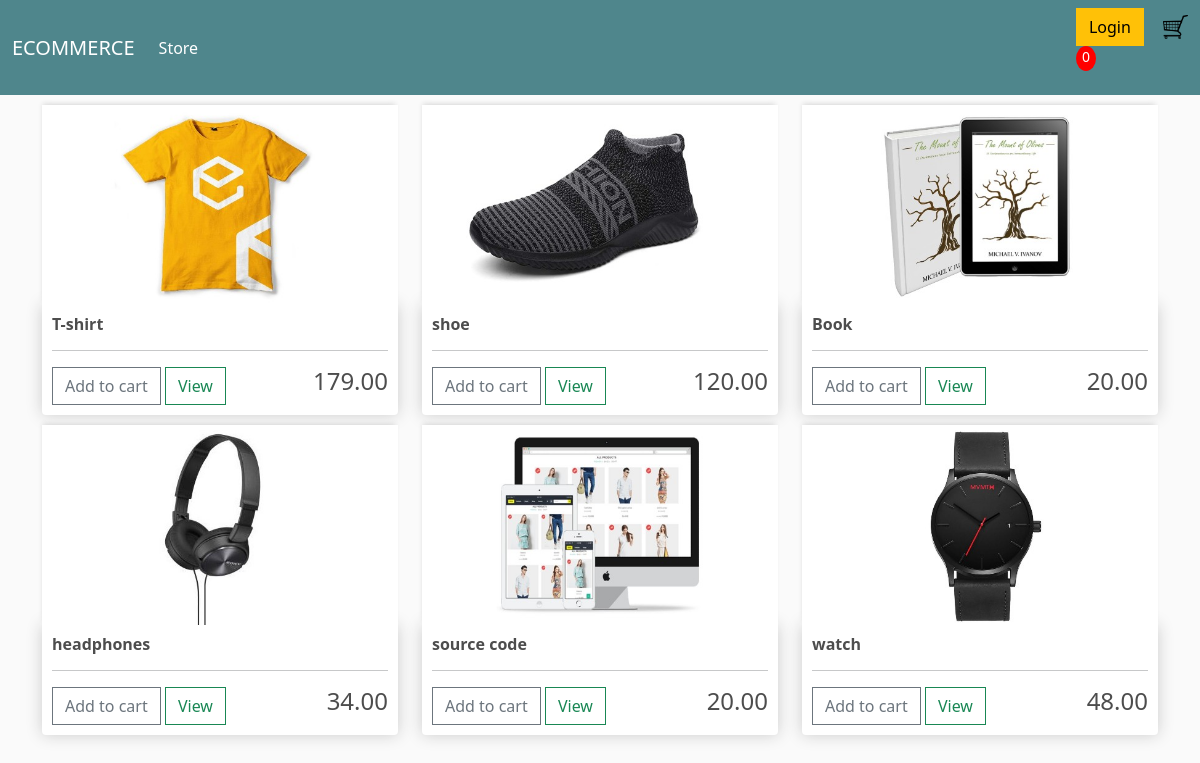
The page / on the database its author committed.
### store/models.py (models this page shows, shortened)
class Product(models.Model):
    name = models.CharField(max_length=200)
    price = models.FloatField()
    digital = models.BooleanField(default=False, null=True, blank=True)
    image = models.ImageField(null=True, blank=True)
    @property
    def imageURL(self):
         try:
              url = self.image.url
         except:
              url = ''
         return url

### store/views.py (the view)
# urls.py: path('', include('store.urls')),
def store(request):
    if request.user.is_authenticated:
        customer = request.user.customer
        order, created = Order.objects.get_or_create(customer=customer, complete=False)
        items = order.orderitem_set.all
        cartItems = order.get_cart_items
    else:
       cookieData = cookieCart(request)
       cartItems = cookieData['cartItems']
    products = Product.objects.all()
    context = {'products':products, 'cartItems': cartItems}
    return render(request, 'store/store.html', context)

### store/utils.py (called while the page is built, shortened)
def cookieCart(request):
	try:
		cart = json.loads(request.COOKIES['cart'])
	except:
		cart = {}
		print('CART:', cart)
	items = []
	order = {'get_cart_total':0, 'get_cart_items':0, 'shipping':False}
	cartItems = order['get_cart_items']
	return {'cartItems':cartItems ,'order':order, 'items':items}

### store/templates/store/store.html
{% extends 'store/main.html' %}
{% load static %}
{% block content %}
<div class="row">
    {% for product in products %}
    <div class="col-lg-4">
        <img class="thumbnail"  src={{product.imageURL}}>
        <div class="box-element product">
            <h6><strong>{{product.name}}</strong></h6>
            <hr>
            <button data-product="{{ product.id }}" data-action="add" class="btn btn-outline-secondary update-cart">Add to cart</button>
            <a  class="btn btn-outline-success" href="#">View</a>
            <h4 style="float: right">{{product.price|floatformat:2}}</h4>
        </div>
    </div>
    {% endfor %}
{% endblock content %}

### store/templates/store/main.html (shortened to what this page needs)
<!DOCTYPE html>
{% load static %}
<html>
<head>
    <link href="https://cdn.jsdelivr.net/npm/bootstrap@5.3.3/dist/css/bootstrap.min.css" rel="stylesheet">
    <link rel="stylesheet" type="text/css" href="{% static 'css/main.css' %}">
</head>
<body>
    <nav class="navbar navbar-expand-lg navbar-dark bg-dark">
        <div class="container-fluid">
            <a class="navbar-brand" href="{% url 'store' %}">ECOMMERCE</a>
            <div class="collapse navbar-collapse" id="navbarSupportedContent">
                <ul class="navbar-nav me-auto mb-2 mb-lg-0">
                    <li class="nav-item">
                        <a class="nav-link active" aria-current="page" href="{% url 'store' %}">Store</a>
                    </li>
                </ul>
                <div class="form-inline my-2 my-lg-0">
                    <a href="#" class="btn btn-warning">Login</a>
                    <a href="{% url 'cart' %}">
                        <img id="cart-icon" src="{% static 'images/cart-148964_1280.webp' %}" alt="Cart Icon">
                    </a>
                    <p id="cart-total">{{cartItems}}</p>
                </div>
            </div>
        </div>
    </nav>
    <div class="container">
        {% block content %}
        {% endblock content %}
    </div>
</body>
</html>

### static/css/main.css (style rules this page uses)
body { background-color: hsl(0, 0%, 98%); }
h1,h2,h3,h4,h5,h6 { color:hsl(0, 0%, 30%); }
.box-element { box-shadow:hsl(0, 0%, 80%) 0 0 16px; background-color: #fff; border-radius: 4px; padding: 10px; }
.thumbnail { width: 100%; height: 200px; -webkit-box-shadow: -1px -3px 5px -2px rgba(214,214,214,1); -moz-box-shadow: -1px -3px 5px -2px rgba(214,214,214,1); box-shadow: -1px -3px 5px -2px rgba(214,214,214,1); }
.product { border-radius: 0 0 4px 4px; }
.bg-dark { background-color: #4f868c!important; }
#cart-icon { width:25px; display: inline-block; margin-left: 15px; }
#cart-total { display: block; text-align: center; color:#fff; background-color: red; width: 20px; height: 25px; border-radius: 50%; font-size: 14px; }
.col-lg-4, .col-lg-6, .col-lg-8, .col-lg-12 { margin-top: 10px; }
.btn { border-radius: 0; }

### rows shown on the page
Product: imageURL (picture), name "T-shirt", price "179.00"
Product: imageURL (picture), name "shoe", price "120.00"
Product: imageURL (picture), name "Book", price "20.00"
Product: imageURL (picture), name "headphones", price "34.00"
Product: imageURL (picture), name "source code", price "20.00"
Product: imageURL (picture), name "watch", price "48.00"

### other values the page prints
{{ cartItems }} "0"
